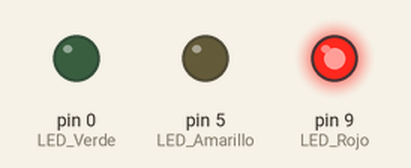
This sketch was run on a simulated Arduino Uno, built with avr-gcc and run on an emulated ATmega328P. Shown: output pins drawn as LEDs (lit = HIGH).

Above: at 2.5 s.
At 7.5 s:
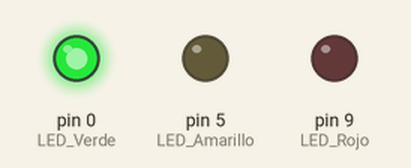
At 10.5 s:
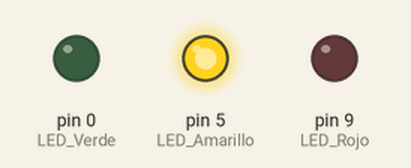
Timing chart, 0 to 14.3 s (numbered marks = the images above):
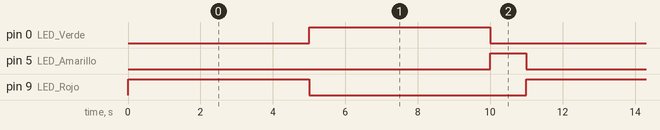

Measured:
- by itself, pin 0 (LED_Verde), pin 9 (LED_Rojo): alternates HIGH for 5.0 s and LOW for 6.0 s
- by itself, pin 5 (LED_Amarillo): alternates HIGH for 1.0 s and LOW for 10.0 s
- by itself, everything shown: repeats every 11.0 s, in 4 steps

The sketch:

semaforo-simple.ino
```cpp
void setup () {
pinMode(9,OUTPUT);// LED Rojo
pinMode(5,OUTPUT);// LED Amarillo
pinMode(0,OUTPUT);// LED Verde
}

void loop () {
  digitalWrite(9,HIGH);//Enciendo Rojo
  delay(5000);//Queda encendido 2 segundos
  digitalWrite(9,LOW);//Apago Rojo

  digitalWrite(0,HIGH);//Enciendo Verde
  delay(5000);//Queda encendido 2 segundos
  digitalWrite(0,LOW);//Apago Verde

  digitalWrite(5,HIGH);//Enciendo Ámbar
  delay(1000);//Queda encendido 1 segundo
  digitalWrite(5,LOW);//Apago Rojo
}
```
